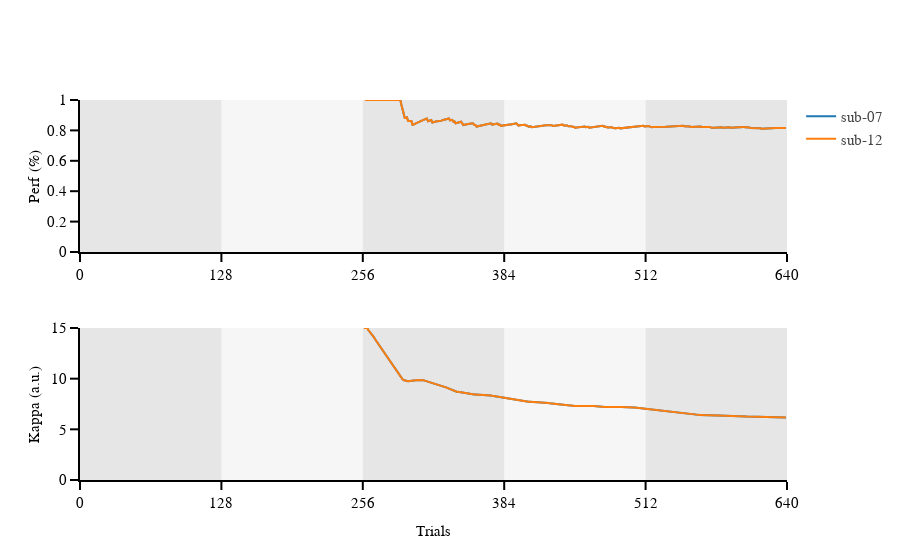

The code cell stored with this chart in its notebook:
### Code cell
# Defind sublot 
# fig = make_subplots(rows=2, cols=2, column_widths=[0.75, 0.25], vertical_spacing=0.20, print_grid=False)
fig = make_subplots(rows=2, cols=1, vertical_spacing=0.20, print_grid=False)

perf_runs_median_clean = perf_runs_median[~np.isnan(perf_runs_median)]
perf_runs_ci_up_clean = perf_runs_ci_up[~np.isnan(perf_runs_ci_up)]
perf_runs_ci_low_clean = perf_runs_ci_low[~np.isnan(perf_runs_ci_low)]

# for n_subject, subject in enumerate(subjects):
for n_subject, subject in enumerate(['sub-07', 'sub-12']):
    # Perf 
    # plot perf across trials 
    fig.add_trace(go.Scatter(y=perf_runs[6, :], 
                             line=dict(color=colors[n_subject]), 
                             name=subject, 
                             showlegend=False), 
                  row=1, col=1)

    # Staircase 
    # plot perf across trials 
    fig.add_trace(go.Scatter(y=stair_runs[6, :], 
                             line=dict(color=colors[n_subject]), 
                             name=subject), 
                  row=2, col=1)





step = 128
x_max = 640
for i in range(0, x_max, step):
    fig.add_shape(type="rect", 
                  x0=i, 
                  x1=i + step, 
                  y0=0, 
                  y1=15, 
                  fillcolor="gray" if (i // step) % 2 == 0 else "lightgray", 
                  opacity=0.2,
                  layer="below", 
                  line_width=0,
                  row="all",
                  col=1) 
# perf 
fig.update_xaxes(showline=True, range=[0,x_max], tickvals=[0, 128, 256, 384, 512, 640], ticktext=["0", "128", "256", "384", "512", "640"], row=1, col=1)
fig.update_yaxes(showline=True, range=[0,1], nticks=6, title='Perf (%)',row=1, col=1)

# fig.update_xaxes(showline=False, ticks='', showticklabels=False, title='Median performances', row=1, col=2)
# fig.update_yaxes(showline=True,range=[0,1], nticks=6, row=1, col=2)

# stair 
fig.update_xaxes(showline=True, range=[0,x_max], tickvals=[0, 128, 256, 384, 512, 640], ticktext=["0", "128", "256", "384", "512", "640"], title='Trials', row=2, col=1)
fig.update_yaxes(showline=True, range=[0,15], title='Kappa (a.u.)', row=2, col=1)

# fig.update_xaxes(showline=False, ticks='', showticklabels=False, title='Median kappa', row=2, col=2)
# fig.update_yaxes(showline=True,range=[0,15], row=2, col=2)


fig.update_layout(template=fig_template, showlegend=True)
fig.show()
fig.write_image("/Users/uriel/Downloads/prf_perf_all_sub.pdf")

### Figure 1 — Plotly figure (JSON) as saved in the notebook; plotly's stock layout.template omitted (floating-point values rounded to 4 significant figures; data arrays with more than 128 entries replaced by an {"elided": "..."} marker saying what was removed)
{"data": [{"line": {"color": "#1f77b4"}, "name": "sub-07", "showlegend": false, "type": "scatter", "xaxis": "x", "y": {"elided": "640 float values"}, "yaxis": "y"}, {"line": {"color": "#1f77b4"}, "name": "sub-07", "type": "scatter", "xaxis": "x2", "y": {"elided": "640 float values"}, "yaxis": "y2"}, {"line": {"color": "#ff7f0e"}, "name": "sub-12", "showlegend": false, "type": "scatter", "xaxis": "x", "y": {"elided": "640 float values"}, "yaxis": "y"}, {"line": {"color": "#ff7f0e"}, "name": "sub-12", "type": "scatter", "xaxis": "x2", "y": {"elided": "640 float values"}, "yaxis": "y2"}], "layout": {"autosize": true, "shapes": [{"fillcolor": "gray", "layer": "below", "line": {"width": 0}, "opacity": 0.2, "type": "rect", "x0": 0, "x1": 128, "xref": "x", "y0": 0, "y1": 15, "yref": "y"}, {"fillcolor": "gray", "layer": "below", "line": {"width": 0}, "opacity": 0.2, "type": "rect", "x0": 0, "x1": 128, "xref": "x2", "y0": 0, "y1": 15, "yref": "y2"}, {"fillcolor": "lightgray", "layer": "below", "line": {"width": 0}, "opacity": 0.2, "type": "rect", "x0": 128, "x1": 256, "xref": "x", "y0": 0, "y1": 15, "yref": "y"}, {"fillcolor": "lightgray", "layer": "below", "line": {"width": 0}, "opacity": 0.2, "type": "rect", "x0": 128, "x1": 256, "xref": "x2", "y0": 0, "y1": 15, "yref": "y2"}, {"fillcolor": "gray", "layer": "below", "line": {"width": 0}, "opacity": 0.2, "type": "rect", "x0": 256, "x1": 384, "xref": "x", "y0": 0, "y1": 15, "yref": "y"}, {"fillcolor": "gray", "layer": "below", "line": {"width": 0}, "opacity": 0.2, "type": "rect", "x0": 256, "x1": 384, "xref": "x2", "y0": 0, "y1": 15, "yref": "y2"}, {"fillcolor": "lightgray", "layer": "below", "line": {"width": 0}, "opacity": 0.2, "type": "rect", "x0": 384, "x1": 512, "xref": "x", "y0": 0, "y1": 15, "yref": "y"}, {"fillcolor": "lightgray", "layer": "below", "line": {"width": 0}, "opacity": 0.2, "type": "rect", "x0": 384, "x1": 512, "xref": "x2", "y0": 0, "y1": 15, "yref": "y2"}, {"fillcolor": "gray", "layer": "below", "line": {"width": 0}, "opacity": 0.2, "type": "rect", "x0": 512, "x1": 640, "xref": "x", "y0": 0, "y1": 15, "yref": "y"}, {"fillcolor": "gray", "layer": "below", "line": {"width": 0}, "opacity": 0.2, "type": "rect", "x0": 512, "x1": 640, "xref": "x2", "y0": 0, "y1": 15, "yref": "y2"}], "showlegend": true, "xaxis": {"anchor": "y", "domain": [0, 1], "range": [0, 640], "showline": true, "ticktext": ["0", "128", "256", "384", "512", "640"], "tickvals": [0, 128, 256, 384, 512, 640]}, "xaxis2": {"anchor": "y2", "domain": [0, 1], "range": [0, 640], "showline": true, "ticktext": ["0", "128", "256", "384", "512", "640"], "tickvals": [0, 128, 256, 384, 512, 640], "title": {"text": "Trials"}}, "yaxis": {"anchor": "x", "domain": [0.6, 1], "nticks": 6, "range": [0, 1], "showline": true, "title": {"text": "Perf (%)"}, "type": "linear"}, "yaxis2": {"anchor": "x2", "domain": [0, 0.4], "range": [0, 15], "showline": true, "title": {"text": "Kappa (a.u.)"}, "type": "linear"}}}
